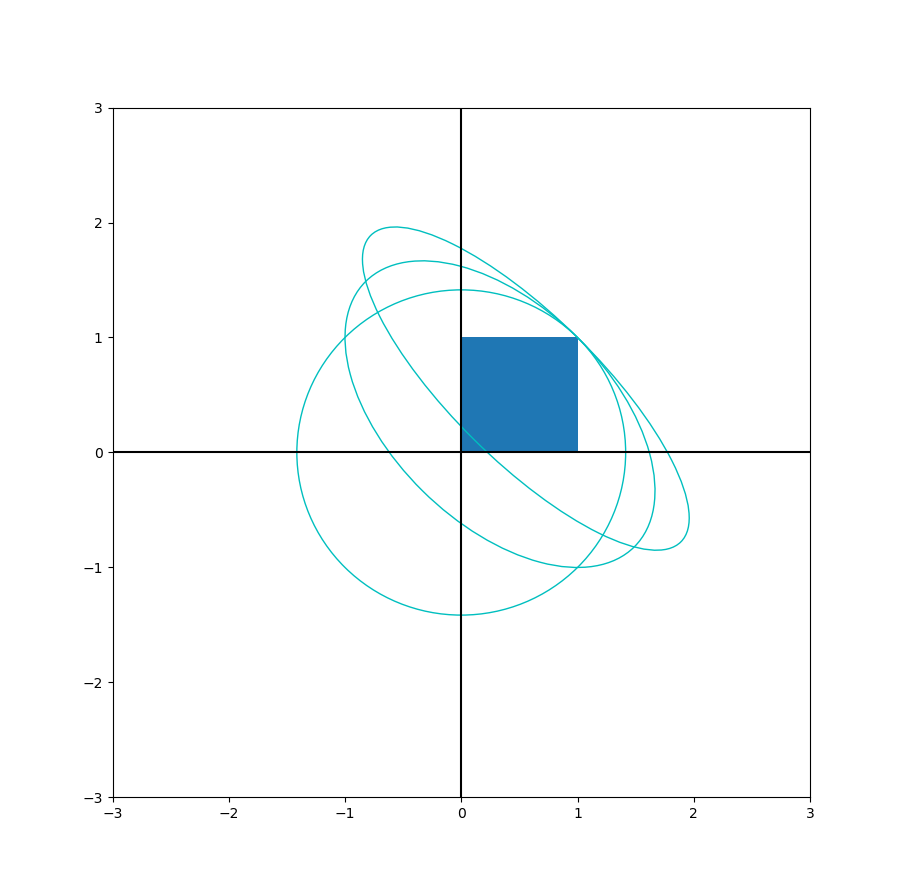

Write Python code to recreate this figure.
import numpy as np
from matplotlib.patches import Ellipse
from matplotlib import pyplot as plt

def ellipse(center, cov):
    vals, vecs = np.linalg.eig(cov)
    ang = np.degrees(np.arctan2(*vecs[:,0]))
    w, h = 2 * np.sqrt(vals)
    ellipse = Ellipse(center, width=w, height=h, angle=ang, color='c')
    ellipse.set_facecolor('none')
    return ellipse

plt.figure(figsize=(9,9))
plt.xlim(-3, 3)
plt.ylim(-3, 3)
ax = plt.subplot(111)
ax.axhline(y=0, color='k')
ax.axvline(x=0, color='k')

# polygon
p = [[0,0], [0, 1], [1,1], [1,0]]
patch = poly = plt.Polygon(p)
ax.add_patch(patch)

n = 2
c = np.ones((2, 1))
x0 = np.zeros((2, 1))
B0 = 2 * np.identity(2)
ax.add_artist(ellipse(x0, B0))

x1 = x0 + 1 / (n + 1) * (B0 @ c) / np.sqrt(c.T @ B0 @ c)
B1 = n ** 2 / (n ** 2 - 1) * (B0 - 2 / (n + 1) * (B0 @ c @ c.T @ B0) / (c.T @ B0 @ c))
ax.add_artist(ellipse(x1, B1))

x2 = x1 + 1 / (n + 1) * (B1 @ c) / np.sqrt(c.T @ B1 @ c)
B2 = n ** 2 / (n ** 2 - 1) * (B1 - 2 / (n + 1) * (B1 @ c @ c.T @ B1) / (c.T @ B1 @ c))
ax.add_artist(ellipse(x2, B2))

plt.show()
